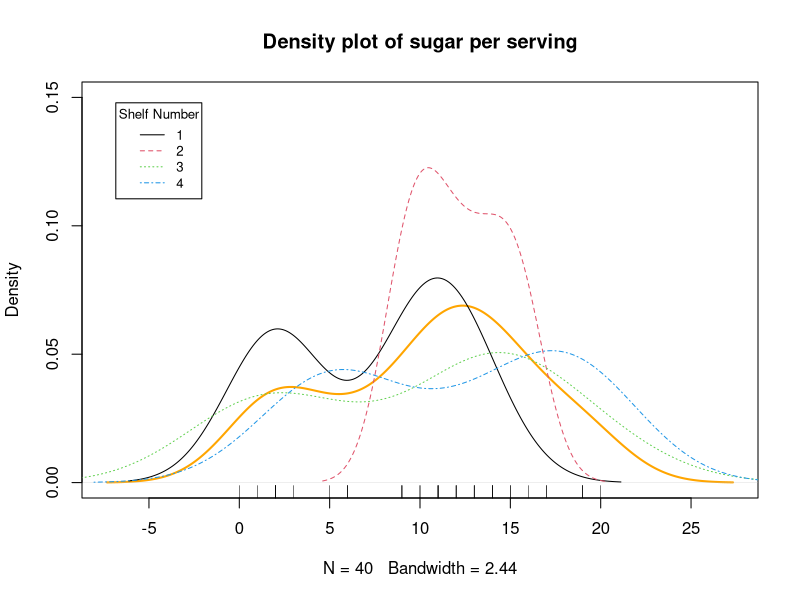
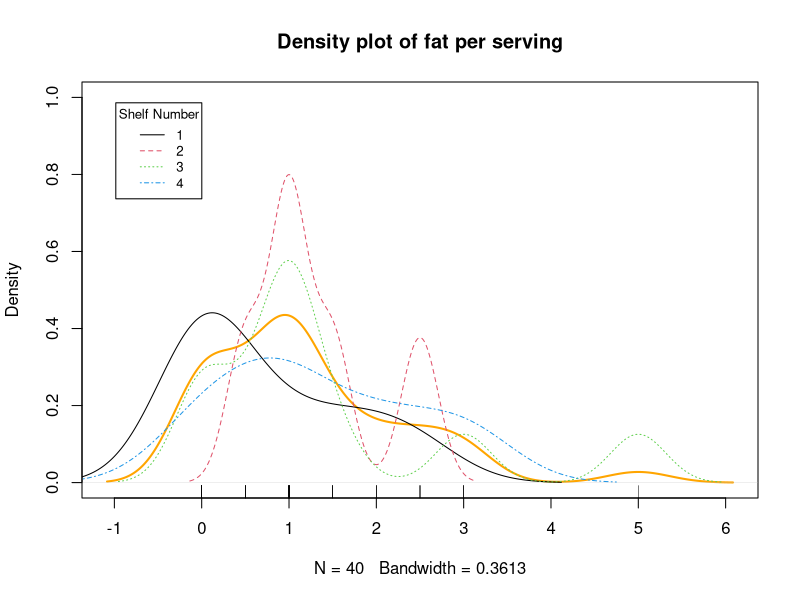
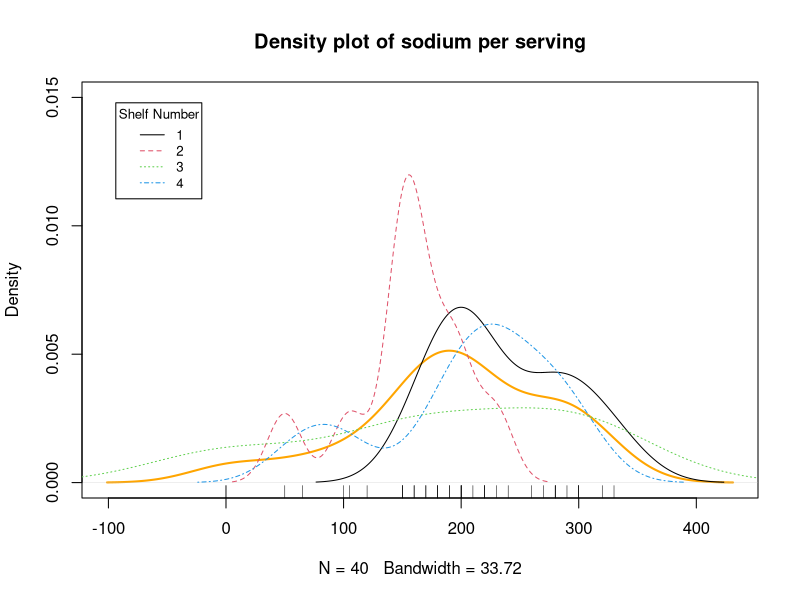
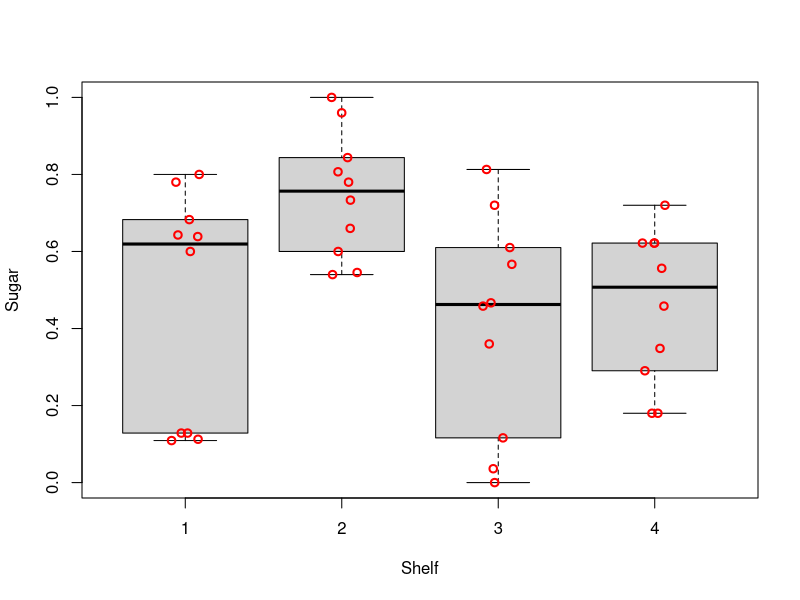
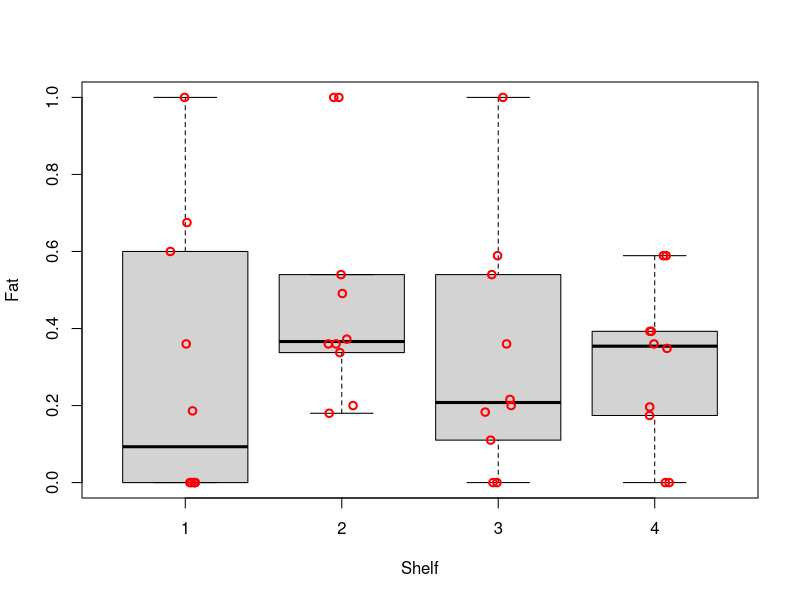
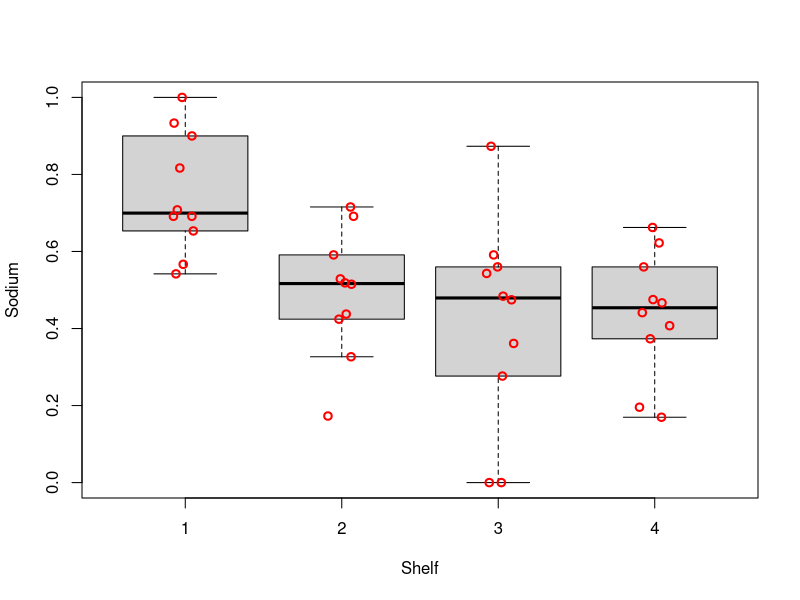
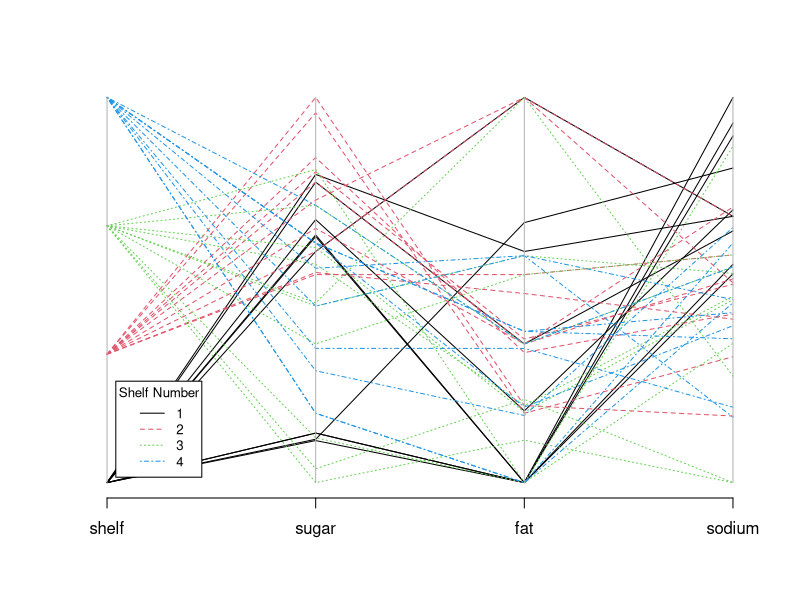
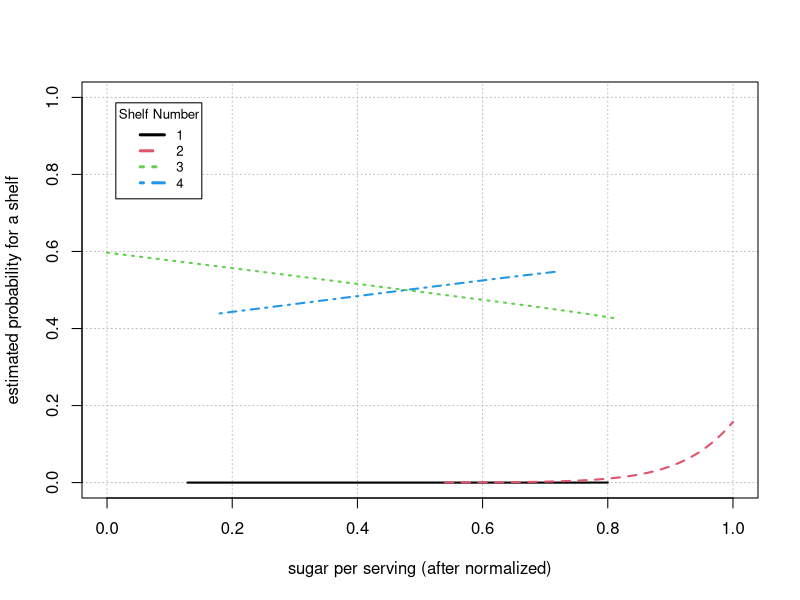

These figures' R source, in order:
## ---- chunk 1
# add packages
library(car)
library(dplyr)
library(Hmisc)
library(knitr)
library(MASS)
library(nnet)
# prevent source code from running off the page
opts_chunk$set(tidy.opts=list(width.cutoff=70), tidy=TRUE)
# remove all objects from current workspace
rm(list = ls())
# set seed number to reproduce results
set.seed(1)
# load data
d <- read.csv("./dataset/cereal_dillons.csv", header=TRUE, sep=",")
## ---- chunk 2
# structure of data
str(d)
# summary of data
kable(summary(d[, 4:7]))
# list row with missing values
d[!complete.cases(d),]
## ---- chunk 3
# 1. adjust for different serving sizes 
adj.d <- data.frame(shelf = d$Shelf, 
                    sugar = d$sugar_g/d$size_g,
                    fat = d$fat_g/d$size_g, 
                    sodium = (d$sodium_mg/1000)/d$size_g)
# 2. normalize data to be within 0 and 1
normalize <- function(x) { (x-min(x))/(max(x)-min(x)) }
norm.d <- data.frame(shelf = adj.d$shelf, 
                     sugar = normalize(adj.d$sugar),
                     fat = normalize(adj.d$fat),
                     sodium = normalize(adj.d$sodium))
## ---- chunk 4
# explanatory variable: sugar
plot(density(d$sugar_g), col = "orange", lwd = 2, ylim = c(0, 0.15), main = "Density plot of sugar per serving")
lapply(seq(1, 4), function(shelf) lines(density(d[which(d$Shelf == shelf),]$sugar_g), col = shelf, lty = shelf))
rug(d$sugar_g)
legend("topleft", cex = 0.8, inset = .05, title = "Shelf Number", 
       legend = seq(1, 4), col = seq(1, 4), lty = seq(1, 4))

# explanatory variable: fat
plot(density(d$fat_g), col = "orange", lwd = 2, ylim = c(0, 1), main = "Density plot of fat per serving")
lapply(seq(1, 4), function(shelf) lines(density(d[which(d$Shelf == shelf),]$fat_g), col = shelf, lty = shelf))
rug(d$fat_g)
legend("topleft", cex = 0.8, inset = .05, title = "Shelf Number", 
       legend = seq(1, 4), col = seq(1, 4), lty = seq(1, 4))

# explanatory variable: sodium
plot(density(d$sodium_mg), col = "orange", lwd = 2, ylim = c(0, 0.015), main = "Density plot of sodium per serving")
lapply(seq(1, 4), function(shelf) lines(density(d[which(d$Shelf == shelf),]$sodium_mg), col = shelf, lty = shelf))
rug(d$sodium_mg)
legend("topleft", cex = 0.8, inset = .05, title = "Shelf Number", 
       legend = seq(1, 4), col = seq(1, 4), lty = seq(1, 4))
## ---- chunk 5
# explanatory variable: sugar
boxplot(formula = sugar ~ shelf, data = norm.d, ylab = "Sugar", xlab = "Shelf", pars = list(outpch=NA))
stripchart(x = norm.d$sugar ~ norm.d$shelf, lwd = 2, col = "red", method = "jitter", vertical = TRUE, pch = 1, add = TRUE)

# explanatory variable: fat
boxplot(formula = fat ~ shelf, data = norm.d, ylab = "Fat", xlab = "Shelf", pars = list(outpch=NA))
stripchart(x = norm.d$fat ~ norm.d$shelf, lwd = 2, col = "red", method = "jitter", vertical = TRUE, pch = 1, add = TRUE)

# explanatory variable: sodium
boxplot(formula = sodium ~ shelf, data = norm.d, ylab = "Sodium", xlab = "Shelf", pars = list(outpch=NA))
stripchart(x = norm.d$sodium ~ norm.d$shelf, lwd = 2, col = "red", method = "jitter", vertical = TRUE, pch = 1, add = TRUE)
## ---- chunk 6
parcoord(x = norm.d, col = norm.d$shelf, lty = norm.d$shelf)  
legend("bottomleft", cex = 0.8, inset = .05, title = "Shelf Number",  bg = "white",
       legend = seq(1, 4), col = seq(1, 4), lty = seq(1, 4))
## ---- chunk 7
# print out the mean and standard deviation 
norm.d %>% 
  group_by(shelf) %>% 
  summarise(mean.sugar=mean(sugar), sd.sugar=sd(sugar), 
            mean.fat=mean(fat), sd.fat=sd(fat),
            mean.sodium=mean(sodium), sd.sodium=sd(sodium))
## ---- chunk 8
# set shelf 2 as the base level
norm.d$shelf <- factor(norm.d$shelf)
norm.d$shelf <- relevel(norm.d$shelf, ref="2")
# estimate multinomial regression model 
m <- multinom(formula = shelf ~ sugar + fat + sodium, data = norm.d)
summary(m)
# perform LRT to examine importance of each variable
Anova(m)
## ---- chunk 9
#select standard deviations as proper c values for coefficient interpretation
c.1 <- c(1, sd(adj.d[(adj.d$shelf == 1), ]$sugar), sd(adj.d[(adj.d$shelf == 1), ]$fat), sd(adj.d[(adj.d$shelf == 1), ]$sodium))
c.2 <- c(1, sd(adj.d[(adj.d$shelf == 2), ]$sugar), sd(adj.d[(adj.d$shelf == 2), ]$fat), sd(adj.d[(adj.d$shelf == 2), ]$sodium))
c.3 <- c(1, sd(adj.d[(adj.d$shelf == 3), ]$sugar), sd(adj.d[(adj.d$shelf == 3), ]$fat), sd(adj.d[(adj.d$shelf == 3), ]$sodium))

c.1
exp( c.1 * coefficients(m)[1, ])
## ---- chunk 10
c.2
exp( c.2 * coefficients(m)[2, ])
## ---- chunk 11
c.3
exp( c.3 * coefficients(m)[3, ])
## ---- chunk 12
saturated.m <- multinom(formula = shelf ~ sugar * fat * sodium, data = norm.d)
Anova(saturated.m)
## ---- chunk 13
# Apple Jack's content
serving <- 28
sugar <- 12
fat <- 0.5
sodium <- 130
# predict Apple Jack's shelf placement
predict(object = m, 
        data.frame(sugar = (sugar/serving - min(adj.d$sugar))/(max(adj.d$sugar)-min(adj.d$sugar)),
                   fat = (fat/serving - min(adj.d$fat))/(max(adj.d$fat)-min(adj.d$fat)),
                   sodium = (sodium/serving - min(adj.d$sodium))/(max(adj.d$sodium)-min(adj.d$sodium))),
        type = "probs")
## ---- chunk 14

beta.hat <- coefficients(m)
mean.fat <- mean(norm.d$fat)
mean.sodium <- mean(norm.d$sodium)

curve(expr = 1/(1 + exp(beta.hat[1,1] + beta.hat[1,2]*x + mean.fat + mean.sodium) + exp(beta.hat[2,1] + beta.hat[2,2]*x + mean.fat + mean.sodium) + exp(beta.hat[3,1] + beta.hat[3,2]*x + mean.fat + mean.sodium)), 
      ylab = 'estimated probability for a shelf', xlab = 'sugar per serving (after normalized)',
      ylim = c(0,1), xlim = c(0,1), type = 'n',
      panel.first = grid(col = "gray", lty = "dotted"))

# pi.hat.shelf.1
curve(expr = exp(beta.hat[1,1] + beta.hat[1,2]*x + mean.fat + mean.sodium)/(1 + exp(beta.hat[1,1] + beta.hat[1,2]*x + mean.fat + mean.sodium) + exp(beta.hat[2,1] + beta.hat[2,2]*x + mean.fat + mean.sodium) + exp(beta.hat[3,1] + beta.hat[3,2]*x + mean.fat + mean.sodium)),
  col = 1, lty = 1, lwd = 2, n = 1000, add = TRUE,
  xlim = c(norm.d$sugar[norm.d$shelf == 1]), max(norm.d$sugar[norm.d$shelf == 1]))

# pi.hat.shelf.2 
curve(expr = 1/(1 + exp(beta.hat[1,1] + beta.hat[1,2]*x + mean.fat + mean.sodium) + exp(beta.hat[2,1] + beta.hat[2,2]*x + mean.fat + mean.sodium) + exp(beta.hat[3,1] + beta.hat[3,2]*x + mean.fat + mean.sodium)),
  col = 2, lty = 2, lwd = 2, n = 1000, add = TRUE,
  xlim = c(min(norm.d$sugar[norm.d$shelf == 2]), max(norm.d$sugar[norm.d$shelf == 2])))

# pi.hat.shelf.3
curve(expr = exp(beta.hat[2,1] + beta.hat[2,2]*x + mean.fat + mean.sodium)/(1 + exp(beta.hat[1,1] + beta.hat[1,2]*x + mean.fat + mean.sodium) + exp(beta.hat[2,1] + beta.hat[2,2]*x + mean.fat + mean.sodium) + exp(beta.hat[3,1] + beta.hat[3,2]*x + mean.fat + mean.sodium)),
  col = 3, lty = 3, lwd = 2, n = 1000, add = TRUE,
  xlim = c(min(norm.d$sugar[norm.d$shelf == 3]), max(norm.d$sugar[norm.d$shelf == 3]))) 

# pi.hat.shelf.4
curve(expr = exp(beta.hat[3,1] + beta.hat[3,2]*x + mean.fat + mean.sodium)/(1 + exp(beta.hat[1,1] + beta.hat[1,2]*x + mean.fat + mean.sodium) + exp(beta.hat[2,1] + beta.hat[2,2]*x + mean.fat + mean.sodium) + exp(beta.hat[3,1] + beta.hat[3,2]*x + mean.fat + mean.sodium)),
  col = 4, lty = 4, lwd = 2, n = 1000, add = TRUE,
  xlim = c(min(norm.d$sugar[norm.d$shelf == 4]), max(norm.d$sugar[norm.d$shelf == 4]))) 

# legend
legend('topleft', cex=0.8, inset=.05, title='Shelf Number', legend=seq(1,4), col=seq(1,4), lty=seq(1,4), lwd=rep(3,4))
## ---- chunk 15
mean.sugar <- mean(norm.d$sugar)
# estimated multinomial regression model for the data where ...
# fat is the only explanatory variable included in the model
curve(expr = 1/(1 + exp(beta.hat[1,1] + beta.hat[1,3]*x + mean.sugar + mean.sodium) + exp(beta.hat[2,1] + beta.hat[2,3]*x + mean.sugar + mean.sodium) + exp(beta.hat[3,1] + beta.hat[3,3]*x + mean.sugar + mean.sodium)), 
      ylab = 'estimated probability for a shelf', xlab = 'fat per serving (after normalized)',
      ylim = c(0,1), xlim = c(0,1), type = 'n',
      panel.first = grid(col = "gray", lty = "dotted"))
# pi.hat.shelf.1
curve(expr = exp(beta.hat[1,1] + beta.hat[1,3]*x + mean.sugar + mean.sodium)/(1 + exp(beta.hat[1,1] + beta.hat[1,3]*x + mean.sugar + mean.sodium) + exp(beta.hat[2,1] + beta.hat[2,3]*x + mean.sugar + mean.sodium) + exp(beta.hat[3,1] + beta.hat[3,3]*x + mean.sugar + mean.sodium)),
  col = 1, lty = 1, lwd = 2, n = 1000, add = TRUE,
  xlim = c(norm.d$fat[norm.d$shelf == 1]), max(norm.d$fat[norm.d$shelf == 1]))
# pi.hat.shelf.2 
curve(expr = 1/(1 + exp(beta.hat[1,1] + beta.hat[1,3]*x + mean.sugar + mean.sodium) + exp(beta.hat[2,1] + beta.hat[2,3]*x + mean.sugar + mean.sodium) + exp(beta.hat[3,1] + beta.hat[3,3]*x + mean.sugar + mean.sodium)),
  col = 2, lty = 2, lwd = 2, n = 1000, add = TRUE,
  xlim = c(min(norm.d$fat[norm.d$shelf == 2]), max(norm.d$fat[norm.d$shelf == 2])))
# pi.hat.shelf.3
curve(expr = exp(beta.hat[2,1] + beta.hat[2,3]*x + mean.sugar + mean.sodium)/(1 + exp(beta.hat[1,1] + beta.hat[1,3]*x + mean.sugar + mean.sodium) + exp(beta.hat[2,1] + beta.hat[2,3]*x + mean.sugar + mean.sodium) + exp(beta.hat[3,1] + beta.hat[3,3]*x + mean.sugar + mean.sodium)),
  col = 3, lty = 3, lwd = 2, n = 1000, add = TRUE,
  xlim = c(min(norm.d$fat[norm.d$shelf == 3]), max(norm.d$fat[norm.d$shelf == 3]))) 
# pi.hat.shelf.4
curve(expr = exp(beta.hat[3,1] + beta.hat[3,3]*x + mean.sugar + mean.sodium)/(1 + exp(beta.hat[1,1] + beta.hat[1,3]*x + mean.sugar + mean.sodium) + exp(beta.hat[2,1] + beta.hat[2,3]*x + mean.sugar + mean.sodium) + exp(beta.hat[3,1] + beta.hat[3,3]*x + mean.sugar + mean.sodium)),
  col = 4, lty = 4, lwd = 2, n = 1000, add = TRUE,
  xlim = c(min(norm.d$fat[norm.d$shelf == 4]), max(norm.d$fat[norm.d$shelf == 4]))) 
# legend
legend('topleft', cex=0.8, inset=.05, title='Shelf Number', legend=seq(1,4), col=seq(1,4), lty=seq(1,4), lwd=rep(3,4))

# sodium is the only explanatory variable included in the model
curve(expr = 1/(1 + exp(beta.hat[1,1] + beta.hat[1,4]*x + mean.sugar + mean.fat) + exp(beta.hat[2,1] + beta.hat[2,4]*x + mean.sugar + mean.fat) + exp(beta.hat[3,1] + beta.hat[3,4]*x + mean.sugar + mean.fat)), 
      ylab = 'estimated probability for a shelf', xlab = 'sodium per serving (after normalized)',
      ylim = c(0,1), xlim = c(0,1), type = 'n',
      panel.first = grid(col = "gray", lty = "dotted"))
# pi.hat.shelf.1
curve(expr = exp(beta.hat[1,1] + beta.hat[1,4]*x + mean.sugar + mean.fat)/(1 + exp(beta.hat[1,1] + beta.hat[1,4]*x + mean.sugar + mean.fat) + exp(beta.hat[2,1] + beta.hat[2,4]*x + mean.sugar + mean.fat) + exp(beta.hat[3,1] + beta.hat[3,4]*x + mean.sugar + mean.fat)),
  col = 1, lty = 1, lwd = 2, n = 1000, add = TRUE,
  xlim = c(norm.d$sodium[norm.d$shelf == 1]), max(norm.d$sodium[norm.d$shelf == 1]))
# pi.hat.shelf.2 
curve(expr = 1/(1 + exp(beta.hat[1,1] + beta.hat[1,4]*x + mean.sugar + mean.fat) + exp(beta.hat[2,1] + beta.hat[2,4]*x + mean.sugar + mean.fat) + exp(beta.hat[3,1] + beta.hat[3,4]*x + mean.sugar + mean.fat)),
  col = 2, lty = 2, lwd = 2, n = 1000, add = TRUE,
  xlim = c(min(norm.d$sodium[norm.d$shelf == 2]), max(norm.d$sodium[norm.d$shelf == 2])))
# pi.hat.shelf.3
curve(expr = exp(beta.hat[2,1] + beta.hat[2,4]*x + mean.sugar + mean.fat)/(1 + exp(beta.hat[1,1] + beta.hat[1,4]*x + mean.sugar + mean.fat) + exp(beta.hat[2,1] + beta.hat[2,4]*x + mean.sugar + mean.fat) + exp(beta.hat[3,1] + beta.hat[3,4]*x + mean.sugar + mean.fat)),
  col = 3, lty = 3, lwd = 2, n = 1000, add = TRUE,
  xlim = c(min(norm.d$sodium[norm.d$shelf == 3]), max(norm.d$sodium[norm.d$shelf == 3]))) 
# pi.hat.shelf.4
curve(expr = exp(beta.hat[3,1] + beta.hat[3,4]*x + mean.sugar + mean.fat)/(1 + exp(beta.hat[1,1] + beta.hat[1,4]*x + mean.sugar + mean.fat) + exp(beta.hat[2,1] + beta.hat[2,4]*x + mean.sugar + mean.fat) + exp(beta.hat[3,1] + beta.hat[3,4]*x + mean.sugar + mean.fat)),
  col = 4, lty = 4, lwd = 2, n = 1000, add = TRUE,
  xlim = c(min(norm.d$sodium[norm.d$shelf == 4]), max(norm.d$sodium[norm.d$shelf == 4]))) 
# legend
legend('topleft', cex=0.8, inset=.05, title='Shelf Number', legend=seq(1,4), col=seq(1,4), lty=seq(1,4), lwd=rep(3,4))
## ---- chunk 16
# standard deviation
sd.d <- apply(norm.d[2:4], 2, sd) 
round(sd.d, 2)

# wald ci
conf.beta <- confint(m, level=0.95)
ci.or.shelf.1 <- exp(sd.d * conf.beta[2:4, 1:2, 1])
ci.or.shelf.2 <- exp(sd.d * conf.beta[2:4, 1:2, 2])
ci.or.shelf.3 <- exp(sd.d * conf.beta[2:4, 1:2, 3])

print('odd ratio for shelf 1 vs shelf 2:')
#round(exp(sd.d * beta.hat[1, 2:4]), 2)
round(1/exp(sd.d * beta.hat[1, 2:4]), 2)
round(data.frame(low=1/ci.or.shelf.1[,2], up=1/ci.or.shelf.1[,1]), 2)

print('odd ratio for shelf 3 vs shelf 2:')
#round(exp(sd.d * beta.hat[2, 2:4]), 2)
round(1/exp(sd.d * beta.hat[2, 2:4]), 2)
round(data.frame(low=1/ci.or.shelf.2[,2], up=1/ci.or.shelf.2[,1]), 2)

print('odd ratio for shelf 4 vs shelf 2:')
#round(exp(sd.d * beta.hat[3, 2:4]), 2)
round(1/exp(sd.d * beta.hat[3, 2:4]), 2)
round(data.frame(low=1/ci.or.shelf.3[,2], up=1/ci.or.shelf.3[,1]), 2)
